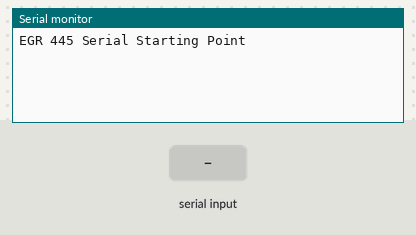
Bench run of a sketch on a simulated Arduino Uno, built with avr-gcc and run on an emulated ATmega328P. Parts: the last lines printed to the serial monitor. The inputs (shaded band) are chosen by the test bench.

Above: at 1.2 s.
1.3 s: "1\n" received over Serial
At 2.1 s:
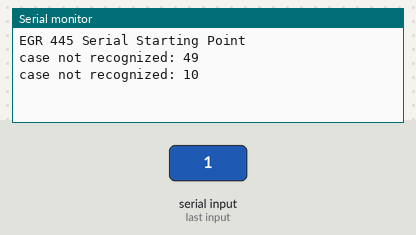
2.9 s: byte 1 (1) received over Serial
At 3.3 s:
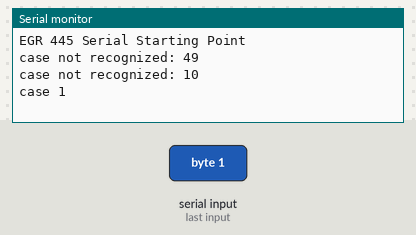
4.4 s: byte 3 (3) received over Serial
At 5.6 s:
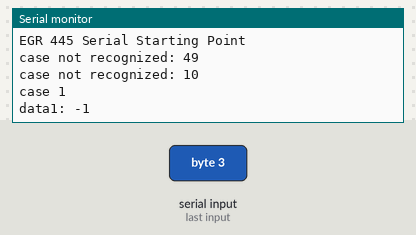
5.9 s: "0\n" received over Serial
At 6.9 s:
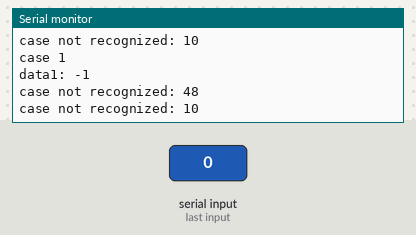
Timing chart, 0 to 8.4 s (numbered marks = the images above; inputs shaded):
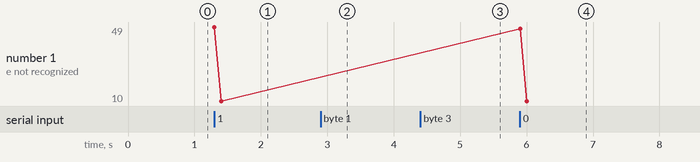

Measured:
- after the input at 1.3 s, the serial monitor: prints a new line at once (image 1)
- after the input at 2.9 s, the serial monitor: prints a new line at once (image 2)
- after the input at 4.4 s, the serial monitor: prints a new line at once (image 3)
- after the input at 5.9 s, the serial monitor: prints a new line at once (image 4)

The sketch:

serial_starting_point.ino
```cpp
int inByte = 0;
int data1 = 0;

void setup()                    // run once, when the sketch starts
{
  Serial.begin(115200);           // set up Serial library at 115200 bps
  Serial.print("EGR 445 Serial Starting Point");  // prints welcome message
  Serial.print('\n');  // prints newline character
}

void loop()                       // run over and over again
{
  if (Serial.available() > 0) {
    inByte = Serial.read();//get the menu select byte
    if (inByte == 1){
      Serial.print("case 1");
      Serial.print('\n');
    }
    else if (inByte == 2){
      Serial.print("case 2");
      Serial.print('\n');
    }
    else if (inByte == 3){
      data1 = Serial.read();
      Serial.print("data1: ");
      Serial.print(data1);
      Serial.print('\n');
    }
    else{
      Serial.print("case not recognized: ");
      Serial.print(inByte);
      Serial.print('\n');
    }
  }
  delay(100);
}
```
